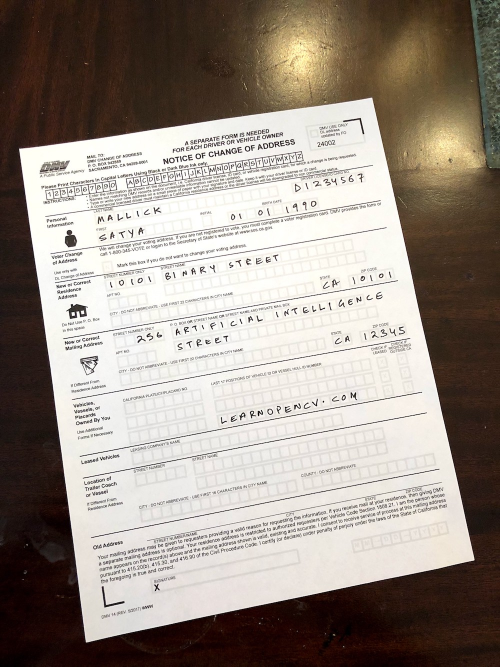
#> input picture scanned-form.jpg, 1000 x 1333 px (shown at 1/2 size)
$ python projeto.py
#> lines starting #> are read from the running program, lines starting #| are printed output that depends on the picture
import cv2
import numpy as np

# Open the image files.
img1_color = cv2.imread("scanned-form.jpg")  # Image to be aligned.
#> img1_color is the input picture: shape (1333, 1000, 3); mean B, G, R 136, 144.9, 154.7
img2_color = cv2.imread("form.jpg")  # Reference image.
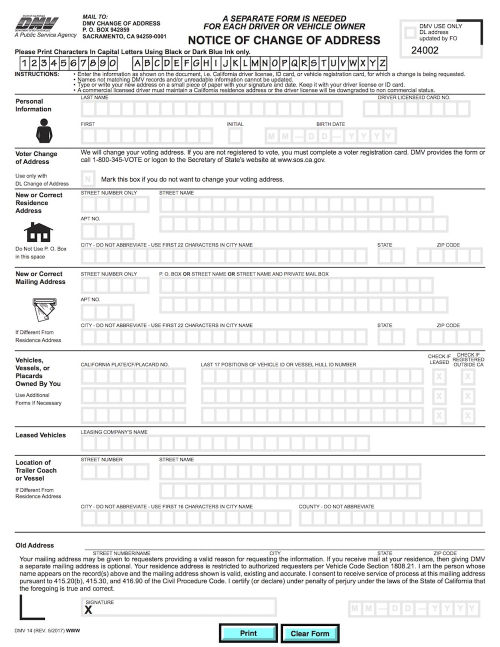
#> input picture form.jpg, 1000 x 1293 px (shown at 1/2 size)
#> img2_color is the input picture: shape (1293, 1000, 3); mean B, G, R 237.7, 237.7, 237.5

# Convert to grayscale.
img1 = cv2.cvtColor(img1_color, cv2.COLOR_BGR2GRAY)
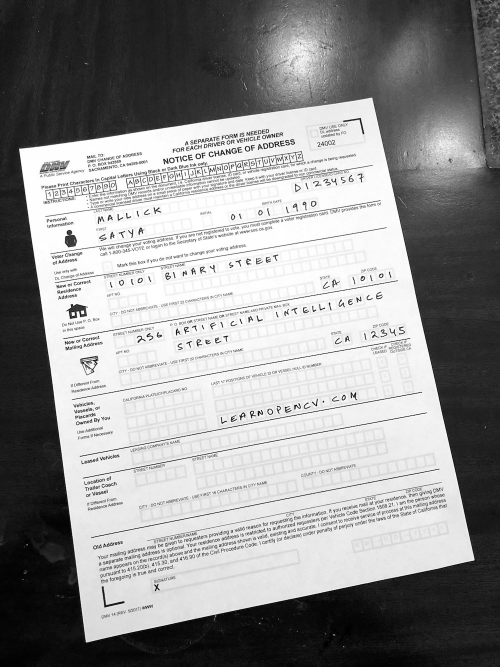
#> img1: shape (1333, 1000) (shown at 1/2 size); min 0, max 255, mean 146.8
img2 = cv2.cvtColor(img2_color, cv2.COLOR_BGR2GRAY)
height, width = img2.shape
#> height = 1293; width = 1000

# Create ORB detector with 5000 features.
orb_detector = cv2.ORB_create(5000)

# Find keypoints and descriptors.
# The first arg is the image, second arg is the mask
#  (which is not required in this case).
kp1, d1 = orb_detector.detectAndCompute(img1, None)
#> kp1 = 5000 keypoints; strongest (x, y, size): (561, 284, 31), (396, 685, 31), (505, 293, 31), (504, 825, 31)
kp2, d2 = orb_detector.detectAndCompute(img2, None)
#> kp2 = 5000 keypoints; strongest (x, y, size): (65, 391, 31), (65, 548, 31), (87, 941, 31), (34, 957, 31)

# Match features between the two images.
# We create a Brute Force matcher with
# Hamming distance as measurement mode.
matcher = cv2.BFMatcher(cv2.NORM_HAMMING, crossCheck=True)

# Match the two sets of descriptors.
matches = matcher.match(d1, d2)
#> matches = 1458 matches

# Sort matches on the basis of their Hamming distance.
#> (the run stopped early here; a loop or call above may not have finished)
